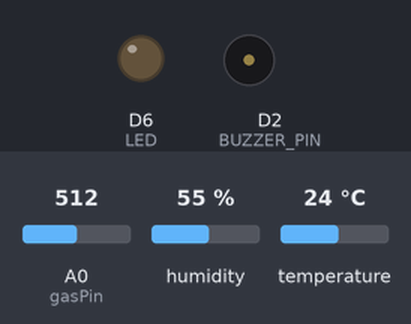
Bench run of a sketch on a simulated ESP8266 (NodeMCU). Shown: output pins drawn as LEDs (lit = HIGH), buzzer (waves = sounding, pin HIGH). The test bench sets the inputs (shaded band); at power-on: A0 (gasPin) = 512, humidity 55 %, temperature 24 °C. WiFi joins after 1.5 s; servers stay silent unless stated; network time is answered at once with the bench clock; the local clock reads 2024-03-15 10:24:30 at power-on unless the sketch sets it; what the sketch prints to the serial monitor is not drawn.

Above: at 0.1 s.
At 2.3 s:
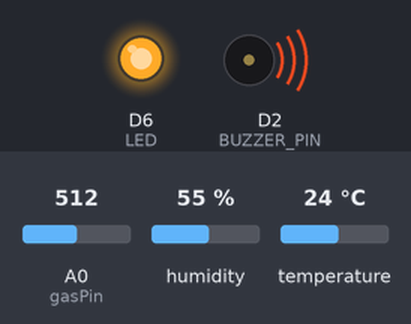
Timing chart, 0 to 3.8 s (numbered marks = the images above):
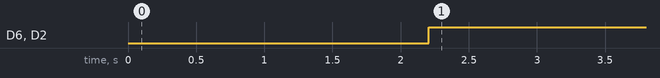

The sketch:

iot.ino
```cpp
#include <Firebase_ESP_Client.h>
#include <Arduino.h>
#if defined(ESP32) || defined(ARDUINO_RASPBERRY_PI_PICO_W)
#include <WiFi.h>
#elif defined(ESP8266)
#include <ESP8266WiFi.h>
#endif

#include <Wire.h>
#include <DHT.h>
#include <NTPClient.h>
#include <WiFiUdp.h>
#include <TimeLib.h>
#include "time.h"
#include "addons/TokenHelper.h"
// // Provide the RTDB payload printing info and other helper functions.
#include "addons/RTDBHelper.h"
// Insert your network credentials
#define WIFI_SSID "Oneplus 11"
#define WIFI_PASSWORD "Hieu1812"

// Insert Firebase project API Key
#define API_KEY "AIzaSyDwX9EwnR4LIbSq_PA1Vxoc32E6HZCtiuk"

// Insert Authorized Email and Corresponding Password
#define USER_EMAIL "hieutrungbox3@gmail.com"
#define USER_PASSWORD "Hieu1812"

// Insert RTDB URLefine the RTDB URL
#define DATABASE_URL "https://esp8266-mq2-14a94-default-rtdb.firebaseio.com/"

// Define Firebase objects
FirebaseData fbdo;
FirebaseAuth auth;
FirebaseConfig config;

// Variable to save USER UID
String uid;

// Database main path (to be updated in setup with the user UID)
String databasePath;
// Database child nodes
String tempPath = "/temperature";
String humPath = "/humidity";
String timePath = "/timestamp";
String gasPath = "/gas";

// Parent Node (to be updated in every loop)
String parentPath;

int timestamp;
FirebaseJson json;

#define DHTTYPE DHT11  // Type of DHT sensor
#define gasPin A0
#define BUZZER_PIN D2
#define LED D6
#define dhtPin D5
//#define SERVO_PIN 23
DHT dht(dhtPin, DHTTYPE);

WiFiClient espClient;
WiFiUDP udp;
NTPClient timeClient(udp, "pool.ntp.org");

// Timer variables (send new readings every three minutes)
unsigned long sendDataPrevMillis = 0;
unsigned long timerDelay = 15000;
void initDHT() {
  dht.begin();
}


// Initialize WiFi
void initWiFi() {
  WiFi.begin(WIFI_SSID, WIFI_PASSWORD);
  Serial.print("Connecting to WiFi ..");
  while (WiFi.status() != WL_CONNECTED) {
    Serial.print('.');
    delay(1000);
  }
  Serial.println(WiFi.localIP());
  Serial.println();
}

// Function that gets current epoch time
unsigned long getTime() {
  time_t now;
  struct tm timeinfo;
  if (!getLocalTime(&timeinfo)) {
    //Serial.println("Failed to obtain time");
    return(0);
  }
  time(&now);
  return now;
}

void setup(){
  Serial.begin(115200);
  pinMode(LED, OUTPUT);
  pinMode(BUZZER_PIN, OUTPUT); // Set the buzzer pin as an output
  initDHT();
  initWiFi();

  timeClient.begin();
  timeClient.setTimeOffset(0 * 60 * 60);  // Điều chỉnh múi giờ
  // configTime(0, 0, ntpServer);

  // Assign the api key (required)
  config.api_key = API_KEY;

  // Assign the user sign in credentials
  auth.user.email = USER_EMAIL;
  auth.user.password = USER_PASSWORD;

  // Assign the RTDB URL (required)
  config.database_url = DATABASE_URL;

  Firebase.reconnectWiFi(true);
  fbdo.setResponseSize(4096);

  // Assign the callback function for the long running token generation task */
  config.token_status_callback = tokenStatusCallback; //see addons/TokenHelper.h

  // Assign the maximum retry of token generation
  config.max_token_generation_retry = 5;

  // Initialize the library with the Firebase authen and config
  Firebase.begin(&config, &auth);

  // Getting the user UID might take a few seconds
  Serial.println("Getting User UID");
  while ((auth.token.uid) == "") {
    Serial.print('.');
    delay(1000);
  }
  // Print user UID
  uid = auth.token.uid.c_str();
  Serial.print("User UID: ");
  Serial.println(uid);

  // Update database path
  databasePath = "/UsersData/" + uid + "/readings";
}

void loop(){

  // Send new readings to database
  if (Firebase.ready() && (millis() - sendDataPrevMillis > timerDelay || sendDataPrevMillis == 0)){
    sendDataPrevMillis = millis();


    timeClient.update();
    Serial.println(timeClient.getEpochTime());

    parentPath= databasePath + "/" + String(timeClient.getEpochTime());
    float temperature = dht.readTemperature();
    float humidity = dht.readHumidity();
    int gasValue = analogRead(gasPin);
    printf("khi gas: %d\n", gasValue);

    Serial.println(gasValue);
    const char* result = Firebase.RTDB.getJSON(&fbdo, "/devices") ? fbdo.to<FirebaseJson>().raw() : fbdo.errorReason().c_str();
    Serial.printf("Get json... %s\n", result);
    char onoff[3];
    int cnt=0;
    for(int i = 0; i<strlen(result); i++){
      if(result[i]=='0' || result[i]=='1'){
        onoff[cnt++]=result[i];
      }
    }


    if (gasValue > 220) {
    // Activate the buzzer
      digitalWrite(BUZZER_PIN, HIGH);
      digitalWrite(LED, HIGH);

      if(onoff[0] == '1' && onoff[1] == '1'){
        digitalWrite(BUZZER_PIN, HIGH);
        digitalWrite(LED, HIGH);
      }
      else if(onoff[0] == '1' && onoff[1] == '0'){
        digitalWrite(BUZZER_PIN, HIGH);
        digitalWrite(LED, LOW);
      }
      else if(onoff[0] == '0' && onoff[1] == '1'){
        digitalWrite(BUZZER_PIN, LOW);
        digitalWrite(LED, HIGH);
      }
      else if (gasValue < 220){
        digitalWrite(BUZZER_PIN, LOW);
        digitalWrite(LED, LOW);
      }
      delay(1000);  // Buzzer on for 1 second

    }
    else {
      digitalWrite(LED, LOW);
      digitalWrite(BUZZER_PIN, LOW);

    }
    json.set(tempPath.c_str(), String(temperature));
    json.set(humPath.c_str(), String(humidity));
    json.set(timePath, String(timeClient.getEpochTime()));
    json.set(gasPath, String(gasValue));
    Serial.printf("Set json... %s\n", Firebase.RTDB.setJSON(&fbdo, parentPath.c_str(), &json) ? "ok" : fbdo.errorReason().c_str());

  // Chờ 1 giây trước khi đo lại
  delay(1000);
}
}
```

Measured:
- by itself, D6 (LED), D2 (BUZZER_PIN): LOW → HIGH at 2.2 s
